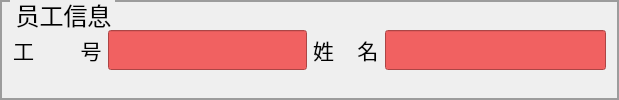
    <widget class="QGroupBox" name="groupBox_2">
     <property name="font">
      <font>
       <pointsize>18</pointsize>
      </font>
     </property>
     <property name="styleSheet">
      <string notr="true"> QGroupBox {
            border-color: rgb(156, 156, 156);
            border-width: 2px;
            border-style: solid;
            margin-top: 0.5ex;
        }
        QGroupBox::title {
            subcontrol-origin: margin;
            subcontrol-position: top left;
            left: 10px;
            margin-left: 2px;
            padding: 0  0px;
        }</string>
     </property>
     <property name="title">
      <string>员工信息</string>
     </property>
     <layout class="QHBoxLayout" name="horizontalLayout_18">
      <item>
       <layout class="QVBoxLayout" name="verticalLayout_2">
        <item>
         <layout class="QHBoxLayout" name="horizontalLayout_12" stretch="1,1">
          <item>
           <layout class="QHBoxLayout" name="horizontalLayout_6" stretch="0,0">
            <item>
             <widget class="QLabel" name="label">
              <property name="font">
               <font>
                <pointsize>16</pointsize>
               </font>
              </property>
              <property name="styleSheet">
               <string notr="true"/>
              </property>
              <property name="text">
               <string>工        号</string>
              </property>
             </widget>
            </item>
            <item>
             <widget class="MyLEdit" name="lineEdit">
              <property name="enabled">
               <bool>false</bool>
              </property>
              <property name="minimumSize">
               <size>
                <width>0</width>
                <height>40</height>
               </size>
              </property>
              <property name="palette">
               <palette>
                <active>
                 <colorrole role="WindowText">
                  <brush brushstyle="SolidPattern">
                   <color alpha="255">
                    <red>0</red>
                    <green>0</green>
                    <blue>0</blue>
                   </color>
                  </brush>
                 </colorrole>
                 <colorrole role="Button">
                  <brush brushstyle="SolidPattern">
                   <color alpha="255">
                    <red>241</red>
                    <green>97</green>
                    <blue>97</blue>
                   </color>
                  </brush>
                 </colorrole>
                 <colorrole role="Text">
                  <brush brushstyle="SolidPattern">
                   <color alpha="255">
                    <red>0</red>
                    <green>0</green>
                    <blue>0</blue>
                   </color>
                  </brush>
                 </colorrole>
                 <colorrole role="ButtonText">
                  <brush brushstyle="SolidPattern">
                   <color alpha="255">
                    <red>0</red>
                    <green>0</green>
                    <blue>0</blue>
                   </color>
                  </brush>
                 </colorrole>
                 <colorrole role="Base">
                  <brush brushstyle="SolidPattern">
                   <color alpha="255">
                    <red>241</red>
                    <green>97</green>
                    <blue>97</blue>
                   </color>
                  </brush>
                 </colorrole>
                 <colorrole role="Window">
                  <brush brushstyle="SolidPattern">
                   <color alpha="255">
                    <red>241</red>
                    <green>97</green>
                    <blue>97</blue>
                   </color>
                  </brush>
                 </colorrole>
                </active>
                <inactive>
                 <colorrole role="WindowText">
                  <brush brushstyle="SolidPattern">
                   <color alpha="255">
                    <red>0</red>
                    <green>0</green>
                    <blue>0</blue>
                   </color>
                  </brush>
                 </colorrole>
                 <colorrole role="Button">
                  <brush brushstyle="SolidPattern">
                   <color alpha="255">
                    <red>241</red>
                    <green>97</green>
                    <blue>97</blue>
                   </color>
                  </brush>
                 </colorrole>
                 <colorrole role="Text">
                  <brush brushstyle="SolidPattern">
                   <color alpha="255">
                    <red>0</red>
                    <green>0</green>
                    <blue>0</blue>
                   </color>
                  </brush>
                 </colorrole>
                 <colorrole role="ButtonText">
                  <brush brushstyle="SolidPattern">
                   <color alpha="255">
                    <red>0</red>
                    <green>0</green>
                    <blue>0</blue>
                   </color>
                  </brush>
                 </colorrole>
                 <colorrole role="Base">
                  <brush brushstyle="SolidPattern">
                   <color alpha="255">
                    <red>241</red>
                    <green>97</green>
                    <blue>97</blue>
                   </color>
                  </brush>
                 </colorrole>
                 <colorrole role="Window">
                  <brush brushstyle="SolidPattern">
                   <color alpha="255">
                    <red>241</red>
                    <green>97</green>
                    <blue>97</blue>
                   </color>
                  </brush>
                 </colorrole>
                </inactive>
                <disabled>
                 <colorrole role="WindowText">
                  <brush brushstyle="SolidPattern">
                   <color alpha="255">
                    <red>0</red>
                    <green>0</green>
                    <blue>0</blue>
                   </color>
                  </brush>
                 </colorrole>
                 <colorrole role="Button">
                  <brush brushstyle="SolidPattern">
                   <color alpha="255">
                    <red>241</red>
                    <green>97</green>
                    <blue>97</blue>
                   </color>
                  </brush>
                 </colorrole>
                 <colorrole role="Text">
                  <brush brushstyle="SolidPattern">
                   <color alpha="255">
                    <red>0</red>
                    <green>0</green>
                    <blue>0</blue>
                   </color>
                  </brush>
                 </colorrole>
                 <colorrole role="ButtonText">
                  <brush brushstyle="SolidPattern">
                   <color alpha="255">
                    <red>0</red>
                    <green>0</green>
                    <blue>0</blue>
                   </color>
                  </brush>
                 </colorrole>
                 <colorrole role="Base">
                  <brush brushstyle="SolidPattern">
                   <color alpha="255">
                    <red>241</red>
                    <green>97</green>
                    <blue>97</blue>
                   </color>
                  </brush>
                 </colorrole>
                 <colorrole role="Window">
                  <brush brushstyle="SolidPattern">
                   <color alpha="255">
                    <red>241</red>
                    <green>97</green>
                    <blue>97</blue>
                   </color>
                  </brush>
                 </colorrole>
                </disabled>
               </palette>
              </property>
              <property name="font">
               <font>
                <pointsize>18</pointsize>
               </font>
              </property>
              <property name="layoutDirection">
               <enum>Qt::LeftToRight</enum>
              </property>
              <property name="styleSheet">
               <string notr="true">color:black;
background-color:rgb(241,97,97)</string>
              </property>
              <property name="alignment">
               <set>Qt::AlignCenter</set>
              </property>
             </widget>
            </item>
           </layout>
          </item>
          <item>
           <layout class="QHBoxLayout" name="horizontalLayout_11" stretch="0,0">
            <item>
             <widget class="QLabel" name="label_12">
              <property name="font">
               <font>
                <pointsize>16</pointsize>
               </font>
              </property>
              <property name="styleSheet">
               <string notr="true"/>
              </property>
              <property name="text">
               <string>姓    名</string>
              </property>
             </widget>
            </item>
            <item>
             <widget class="MyLEdit" name="lineEdit_10">
              <property name="enabled">
               <bool>false</bool>
              </property>
              <property name="minimumSize">
               <size>
                <width>0</width>
                <height>40</height>
               </size>
              </property>
              <property name="palette">
               <palette>
                <active>
                 <colorrole role="WindowText">
                  <brush brushstyle="SolidPattern">
                   <color alpha="255">
                    <red>0</red>
                    <green>0</green>
                    <blue>0</blue>
                   </color>
                  </brush>
                 </colorrole>
                 <colorrole role="Button">
                  <brush brushstyle="SolidPattern">
                   <color alpha="255">
                    <red>241</red>
                    <green>97</green>
                    <blue>97</blue>
                   </color>
                  </brush>
                 </colorrole>
                 <colorrole role="Text">
                  <brush brushstyle="SolidPattern">
                   <color alpha="255">
                    <red>0</red>
                    <green>0</green>
                    <blue>0</blue>
                   </color>
                  </brush>
                 </colorrole>
                 <colorrole role="ButtonText">
                  <brush brushstyle="SolidPattern">
                   <color alpha="255">
                    <red>0</red>
                    <green>0</green>
                    <blue>0</blue>
                   </color>
                  </brush>
                 </colorrole>
                 <colorrole role="Base">
                  <brush brushstyle="SolidPattern">
                   <color alpha="255">
                    <red>241</red>
                    <green>97</green>
                    <blue>97</blue>
                   </color>
                  </brush>
                 </colorrole>
                 <colorrole role="Window">
                  <brush brushstyle="SolidPattern">
                   <color alpha="255">
                    <red>241</red>
                    <green>97</green>
                    <blue>97</blue>
                   </color>
                  </brush>
                 </colorrole>
                </active>
                <inactive>
                 <colorrole role="WindowText">
                  <brush brushstyle="SolidPattern">
                   <color alpha="255">
                    <red>0</red>
                    <green>0</green>
                    <blue>0</blue>
                   </color>
                  </brush>
                 </colorrole>
                 <colorrole role="Button">
                  <brush brushstyle="SolidPattern">
                   <color alpha="255">
                    <red>241</red>
                    <green>97</green>
                    <blue>97</blue>
                   </color>
                  </brush>
                 </colorrole>
                 <colorrole role="Text">
                  <brush brushstyle="SolidPattern">
                   <color alpha="255">
                    <red>0</red>
                    <green>0</green>
                    <blue>0</blue>
                   </color>
                  </brush>
                 </colorrole>
                 <colorrole role="ButtonText">
                  <brush brushstyle="SolidPattern">
                   <color alpha="255">
                    <red>0</red>
                    <green>0</green>
                    <blue>0</blue>
                   </color>
                  </brush>
                 </colorrole>
                 <colorrole role="Base">
                  <brush brushstyle="SolidPattern">
                   <color alpha="255">
                    <red>241</red>
                    <green>97</green>
                    <blue>97</blue>
                   </color>
                  </brush>
                 </colorrole>
                 <colorrole role="Window">
                  <brush brushstyle="SolidPattern">
                   <color alpha="255">
                    <red>241</red>
                    <green>97</green>
                    <blue>97</blue>
                   </color>
                  </brush>
                 </colorrole>
                </inactive>
                <disabled>
                 <colorrole role="WindowText">
                  <brush brushstyle="SolidPattern">
                   <color alpha="255">
                    <red>0</red>
                    <green>0</green>
                    <blue>0</blue>
                   </color>
                  </brush>
                 </colorrole>
                 <colorrole role="Button">
                  <brush brushstyle="SolidPattern">
                   <color alpha="255">
                    <red>241</red>
                    <green>97</green>
                    <blue>97</blue>
                   </color>
                  </brush>
                 </colorrole>
                 <colorrole role="Text">
                  <brush brushstyle="SolidPattern">
                   <color alpha="255">
                    <red>0</red>
                    <green>0</green>
                    <blue>0</blue>
                   </color>
                  </brush>
                 </colorrole>
                 <colorrole role="ButtonText">
                  <brush brushstyle="SolidPattern">
                   <color alpha="255">
                    <red>0</red>
                    <green>0</green>
                    <blue>0</blue>
                   </color>
                  </brush>
                 </colorrole>
                 <colorrole role="Base">
                  <brush brushstyle="SolidPattern">
                   <color alpha="255">
                    <red>241</red>
                    <green>97</green>
                    <blue>97</blue>
                   </color>
                  </brush>
                 </colorrole>
                 <colorrole role="Window">
                  <brush brushstyle="SolidPattern">
                   <color alpha="255">
                    <red>241</red>
                    <green>97</green>
                    <blue>97</blue>
                   </color>
                  </brush>
                 </colorrole>
                </disabled>
               </palette>
              </property>
              <property name="font">
               <font>
                <pointsize>18</pointsize>
               </font>
              </property>
              <property name="styleSheet">
               <string notr="true">color:black;
background-color:rgb(241,97,97)</string>
              </property>
              <property name="alignment">
               <set>Qt::AlignCenter</set>
              </property>
             </widget>
            </item>
           </layout>
          </item>
         </layout>
        </item>
       </layout>
      </item>
     </layout>
     <zorder></zorder>
    </widget>
